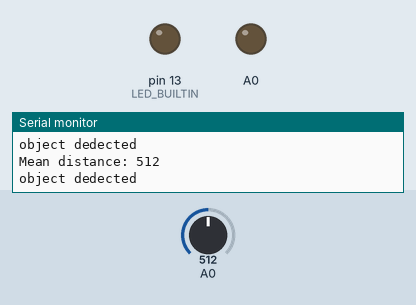
This sketch was run on a simulated Arduino Uno, built with avr-gcc and run on an emulated ATmega328P. Parts: output pins drawn as LEDs (lit = HIGH), the last lines printed to the serial monitor. Inputs (shaded band) come from the test bench; at power-on: A0 = 512.

Above: at 1.8 s.
1.9 s: A0 set to 492
At 2.9 s:
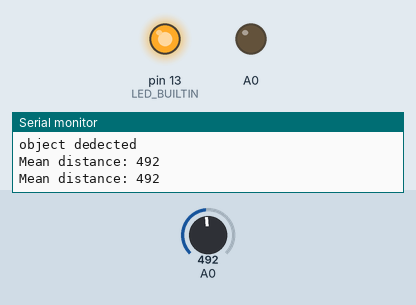
3.5 s: A0 set to 510
At 4.1 s:
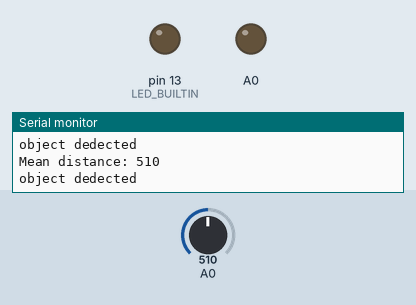
5.0 s: A0 set to 490
At 5.3 s:
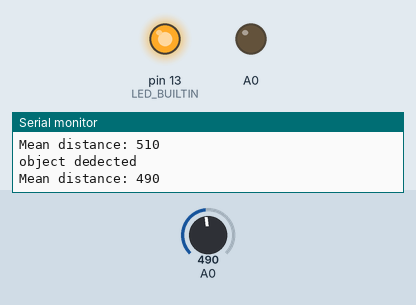
Timing chart, 0 to 8.0 s (numbered marks = the images above; inputs shaded):
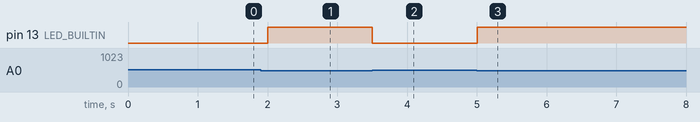

The sketch:

sharp_sensor.ino
```cpp
/*
  Distance measurement using Sharp sensor


  created 28 Mar 2019
  modified 28 Mar 2019
  by Vettri vel Mahendran

*/
void setup() {
  // put your setup code here, to run once:
  Serial.begin(9600);
  pinMode(A0, OUTPUT);
  pinMode(LED_BUILTIN, OUTPUT);
}

void loop() {
  delay(500);
  int  dis = analogRead(A0);
  Serial.print("Mean distance: ");  // returns it to the serial monitor
  Serial.println(dis);

  if (dis > 500)
  {
    Serial.println("object dedected");
    digitalWrite(LED_BUILTIN, LOW);
  }
  else
  {
    digitalWrite(LED_BUILTIN, HIGH);
  }

}
```

Measured:
- the behaviour switches between 501 and 500 on A0 (found by bisection; images 0 and 1)
- after the input at 1.9 s, pin 13 (LED_BUILTIN): LOW → HIGH after 0.10 s
- after the input at 3.5 s, pin 13 (LED_BUILTIN): HIGH → LOW at once
- after the input at 5.0 s, pin 13 (LED_BUILTIN): LOW → HIGH at once
